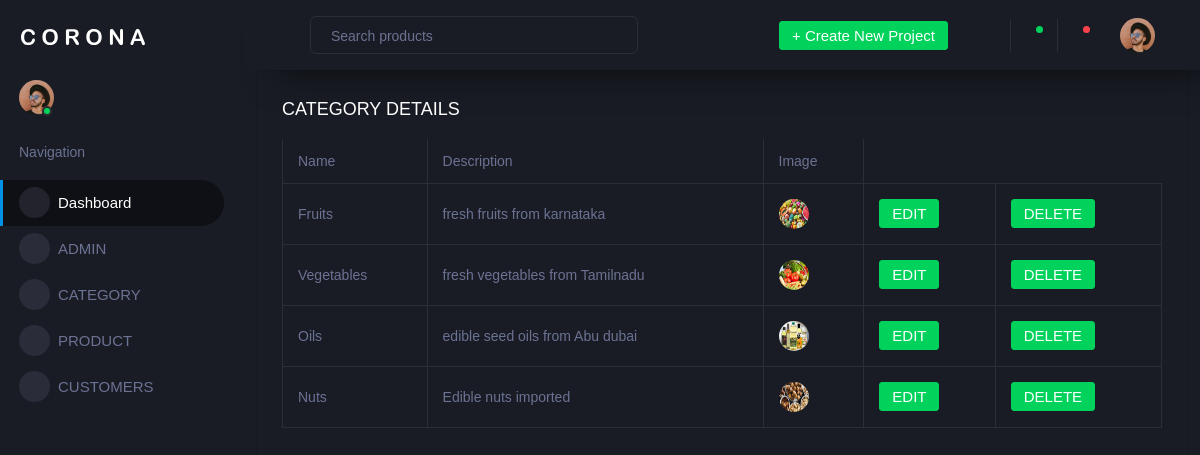
Page /app1/diaplaycategory/ on the committed database.
### app1/models.py (models this page shows)
class categorydb(models.Model):
    Name = models.CharField(max_length=100, null=True, blank=True)
    Description = models.CharField(max_length=100, null=True, blank=True)
    image = models.ImageField(upload_to="Profile", null=True, blank=True)

### app1/views.py (the view)
# urls.py: path('diaplaycategory/', views.displaycategory, name="displaycategory"),
def displaycategory(req):
    data = categorydb.objects.all()
    return render(req, 'displaycategory.html', {'data': data})

### app1/templates/displaycategory.html (shortened to what this page needs)
<!DOCTYPE html>
{% extends 'index.html' %}
{% block content %}
<html lang="en">
<head>
</head>
<body>
<div class="col-lg-12 grid-margin stretch-card">
                <div class="card">
                  <div class="card-body">
                    <h4 class="card-title">CATEGORY DETAILS</h4>
                    <div class="table-responsive">
                      <table class="table table-bordered">
                        <thead>
                          <tr>
                            <th> Name </th>
                            <th> Description </th>
                            <th> Image </th>
                          </tr>
                        </thead>
                        <tbody>
                        {% for d in data %}
                            <tr>
                                <td>{{d.Name}}</td>
                                <td>{{d.Description}}</td>
                                <td>
                                    <img src="{{d.image.url}}">
                                </td>
                                <td>
                                    <form action="{% url 'editcategory' dataid=d.id %}">
                                        <button type="submit" class="btn btn-success">EDIT</button>
                                    </form>
                                </td>
                                <td>
                                    <form action="{% url 'deletecategory' dataid=d.id %}">
                                        <button type="submit" class="btn btn-success">DELETE</button>
                                    </form>
                                </td>
                            </tr>
                        {% endfor %}
                        </tbody>
                      </table>
                    </div>
                  </div>
                </div>
              </div>
</body>
</html>
{% endblock %}

### rows in the picture
categorydb: Name "Fruits", Description "fresh fruits from karnataka", image (picture)
categorydb: Name "Vegetables", Description "fresh vegetables from Tamilnadu", image (picture)
categorydb: Name "Oils", Description "edible seed oils from Abu dubai", image (picture)
categorydb: Name "Nuts", Description "Edible nuts imported", image (picture)
